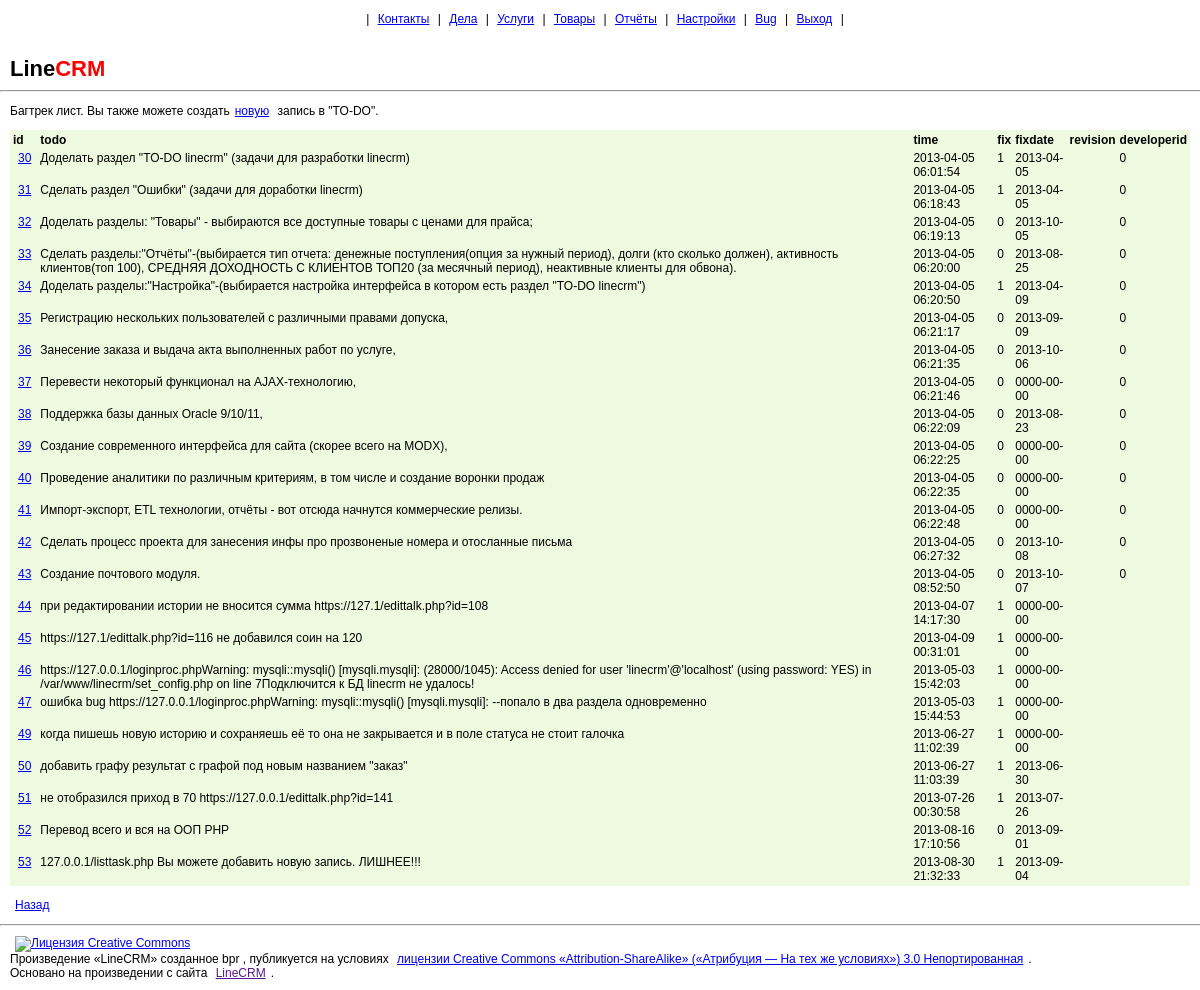
The page /listdev.php (signed in) on the database its author committed.
### tables this page shows
CREATE TABLE IF NOT EXISTS `impr` (
  `id` int(19) NOT NULL,
  `todo` varchar(2000) NOT NULL,
  `when` datetime DEFAULT NULL,
  `fix` int(1) DEFAULT '0',
  `fixdate` date DEFAULT NULL,
  `rev` char(10) NOT NULL,
  `developerid` int(19) DEFAULT NULL
);

### listdev.php (the view)
<?php
include('set_head.php');
include('set_title.php');
include('set_config.php');
echo "<p>Багтрек лист. ";
echo '  Вы также можете создать<a href="addimpr.php">новую</a> запись в "TO-DO".';
$improvelist_sql = "SELECT `id`, `todo`, `when`, `fix`, `fixdate`, `rev`, `developerid` FROM `impr`";
if ( $res = $mysqli->query($improvelist_sql)) {
   if ($res->num_rows) {
	echo "<table>";
	echo "<th>id</th><th>todo</th><th>time</th><th>fix</th><th>fixdate</th><th>revision</th><th>developerid</th>";
	while ($bugitem = $res->fetch_assoc()) {
		echo "<tr>";
		echo "<td><a href='editimprove.php?id=".$bugitem['id']."'>".$bugitem['id']."</a></td>";
		echo "<td>".$bugitem['todo']."</td>";
		echo "<td>".$bugitem['when']."</td>";
		echo "<td>".$bugitem['fix']."</td>";
		echo "<td>".$bugitem['fixdate']."</td>";
		echo "<td>".$bugitem['revision']."</td>";
		echo "<td>".$bugitem['developerid']."</td>";
		echo "</tr>";
	}
	echo "</table>";
   }
} else { echo '<p><font color="red">Запрос не выполнен!!!</font></p>';}
echo '<p><a href="settings.php">Назад</a></p>';
include('set_foot.php');
?>

### set_head.php (shortened to what this page needs)
<!DOCTYPE html>
<head>
    <link rel="stylesheet" type="text/css" href="/style.css">
</head>
<body>

### set_title.php
<?php
if (empty($_SESSION['username'])) {
    header('Location:./logout.php');
} else {
    echo '<p align="center"> | <a href="/listcont.php">Контакты</a> | <a href="/listtask.php">Дела</a> | <a href="/pricelist.php?price=service">Услуги</a> | <a href="/pricelist.php?price=goods">Товары</a> | <a href="/reports.php">Отчёты</a> | <a href="/settings.php">Настройки</a> |  <a href="/addbug.php">Bug</a> | <a href="/logout.php">Выход</a> | </p>';
}
?>
<br><b>Line<font color = "red">CRM</font></b><br><hr>

### set_foot.php (shortened to what this page needs)
<hr>
<footer><a rel="license" href="http://creativecommons.org/licenses/by-sa/3.0/deed.ru">
<img alt="Лицензия Creative Commons" style="border-width:0" src="/pic/80x15.png" /></a>
<br />Произведение «<span xmlns:dct="http://purl.org/dc/terms/" property="dct:title">LineCRM</span>» созданное
<span xmlns:cc="http://creativecommons.org/ns#" property="cc:attributionName">bpr</span>
, публикуется на условиях <a rel="license" href="http://creativecommons.org/licenses/by-sa/3.0/deed.ru">лицензии Creative Commons «Attribution-ShareAlike» («Атрибуция — На тех же условиях») 3.0 Непортированная</a>.
<br />Основано на произведении с сайта <a xmlns:dct="http://purl.org/dc/terms/" href="" rel="dct:source">LineCRM</a>.</footer>
</body>
</html>

### style.css (style rules this page uses)
hr { size: 1px noshade; width: 100%; color: #FF0000; }
a { font-size: 16px; font-family: sans-serif; }
b { font-size: 22px; font-family: sans-serif; font-weight: bold; }
body { margin: 0px; }
a, p, td, tr, footer { font-size: 12px; font-family: sans-serif; }
a { margin: 5px; margin-top: 10px; }
table,h3,h4,b, footer { margin: 10px; }
table { border: 1px; background:#EDFADF; }
p { text-indent: 10px; }
tr, td { vertical-align: top; }
th { text-align: left; }

### rows shown on the page
impr: id "30", todo "Доделать раздел \"TO-DO linecrm\" (задачи для разработки linecrm)", when "2013-04-05 06:01:54", fix "1", fixdate "2013-04-05", developerid "0"
impr: id "31", todo "Сделать раздел \"Ошибки\" (задачи для доработки linecrm)", when "2013-04-05 06:18:43", fix "1", fixdate "2013-04-05", developerid "0"
impr: id "32", todo "Доделать разделы: \"Товары\" - выбираются все доступные товары с ценами для прайса;", when "2013-04-05 06:19:13", fix "0", fixdate "2013-10-05", developerid "0"
impr: id "33", todo "Сделать разделы:\"Отчёты\"-(выбирается тип отчета: денежные поступления(опция за нужный период), долги (кто сколько должен), активность клиентов(топ 100), СРЕДНЯЯ ДОХОДНОСТЬ С КЛИЕНТОВ ТОП20 (за месячный период), неактивные клиенты для обвона).", when "2013-04-05 06:20:00", fix "0", fixdate "2013-08-25", developerid "0"
impr: id "34", todo "Доделать разделы:\"Настройка\"-(выбирается настройка интерфейса в котором есть раздел \"TO-DO linecrm\")", when "2013-04-05 06:20:50", fix "1", fixdate "2013-04-09", developerid "0"
impr: id "35", todo "Регистрацию нескольких пользователей с различными правами допуска,", when "2013-04-05 06:21:17", fix "0", fixdate "2013-09-09", developerid "0"
impr: id "36", todo "Занесение заказа и выдача акта выполненных работ по услуге,", when "2013-04-05 06:21:35", fix "0", fixdate "2013-10-06", developerid "0"
impr: id "37", todo "Перевести некоторый функционал на AJAX-технологию,", when "2013-04-05 06:21:46", fix "0", fixdate "0000-00-00", developerid "0"
impr: id "38", todo "Поддержка базы данных Oracle 9/10/11,", when "2013-04-05 06:22:09", fix "0", fixdate "2013-08-23", developerid "0"
impr: id "39", todo "Создание современного интерфейса для сайта (скорее всего на MODX),", when "2013-04-05 06:22:25", fix "0", fixdate "0000-00-00", developerid "0"
impr: id "40", todo "Проведение аналитики по различным критериям, в том числе и создание воронки продаж", when "2013-04-05 06:22:35", fix "0", fixdate "0000-00-00", developerid "0"
impr: id "41", todo "Импорт-экспорт, ETL технологии, отчёты - вот отсюда начнутся коммерческие релизы.", when "2013-04-05 06:22:48", fix "0", fixdate "0000-00-00", developerid "0"
impr: id "42", todo "Сделать процесс проекта для занесения инфы про прозвоненые номера и отосланные письма", when "2013-04-05 06:27:32", fix "0", fixdate "2013-10-08", developerid "0"
impr: id "43", todo "Создание почтового модуля.", when "2013-04-05 08:52:50", fix "0", fixdate "2013-10-07", developerid "0"
impr: id "44", todo "при редактировании истории не вносится сумма https://127.1/edittalk.php?id=108", when "2013-04-07 14:17:30", fix "1", fixdate "0000-00-00"
impr: id "45", todo "https://127.1/edittalk.php?id=116 не добавился соин на 120", when "2013-04-09 00:31:01", fix "1", fixdate "0000-00-00"
impr: id "46", todo "https://127.0.0.1/loginproc.phpWarning: mysqli::mysqli() [mysqli.mysqli]: (28000/1045): Access denied for user 'linecrm'@'localhost' (using password: YES) in /var/www/linecrm/set_config.php on line 7Подключится к БД linecrm не удалось!", when "2013-05-03 15:42:03", fix "1", fixdate "0000-00-00"
impr: id "47", todo "ошибка bug https://127.0.0.1/loginproc.phpWarning: mysqli::mysqli() [mysqli.mysqli]: --попало в два раздела одновременно", when "2013-05-03 15:44:53", fix "1", fixdate "0000-00-00"
impr: id "49", todo "когда пишешь новую историю и сохраняешь её то она не закрывается и в поле статуса не стоит галочка", when "2013-06-27 11:02:39", fix "1", fixdate "0000-00-00"
impr: id "50", todo "добавить графу результат с графой под новым названием \"заказ\"", when "2013-06-27 11:03:39", fix "1", fixdate "2013-06-30"
impr: id "51", todo "не отобразился приход в 70 https://127.0.0.1/edittalk.php?id=141", when "2013-07-26 00:30:58", fix "1", fixdate "2013-07-26"
impr: id "52", todo "Перевод всего и вся на ООП PHP", when "2013-08-16 17:10:56", fix "0", fixdate "2013-09-01"
impr: id "53", todo "127.0.0.1/listtask.php Вы можете добавить новую запись. ЛИШНЕЕ!!!", when "2013-08-30 21:32:33", fix "1", fixdate "2013-09-04"
